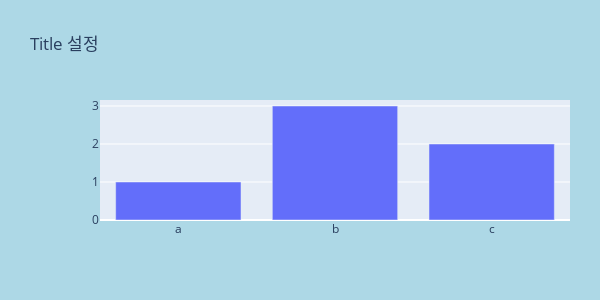

This figure's notebook cell:
### Code cell
# graph_object 
fig = go.Figure(data=[go.Bar(x = ["a", "b", "c"], y = [1, 3, 2])], 
                layout = go.Layout(title=go.layout.Title(text = "Title 설정"))
               )

fig.update_layout(width = 600, 
                  height = 300, 
                  margin_l = 100, 
                  margin_r = 30,

                  # 백그라운드 색상 지정
                  paper_bgcolor = "lightblue"
                 )
fig.show()

### Figure 1 — Plotly figure (JSON) as saved in the notebook; plotly's stock layout.template omitted (floating-point values rounded to 4 significant figures)
{"data": [{"type": "bar", "x": ["a", "b", "c"], "y": [1, 3, 2]}], "layout": {"height": 300, "margin": {"l": 100, "r": 30}, "paper_bgcolor": "lightblue", "title": {"text": "Title 설정"}, "width": 600, "xaxis": {"autorange": true, "range": [-0.5, 2.5], "type": "category"}, "yaxis": {"autorange": true, "range": [0, 3.158], "type": "linear"}}}
